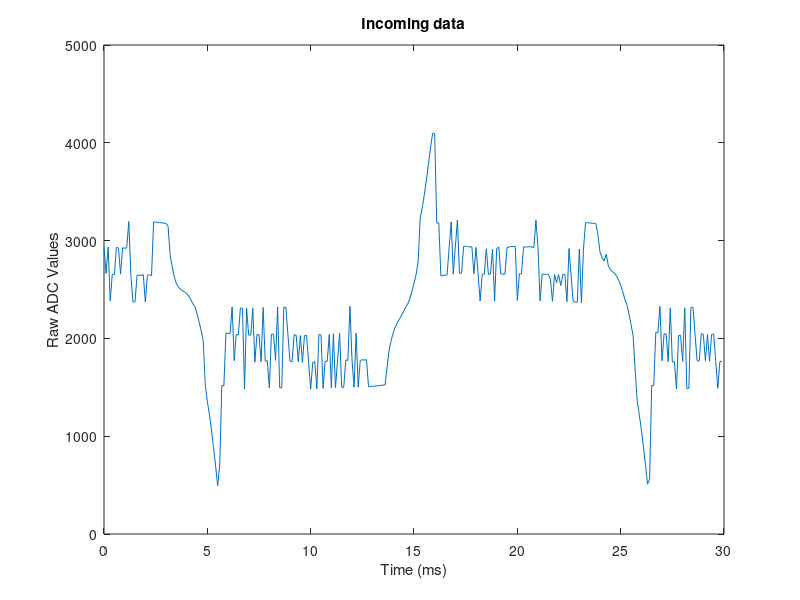

The MATLAB script that drew this image: (Note: this script raises an error after producing the figure.)
close all;
clear all;

load ac_data;

e = 300;

f = 10000;

L = 127;

time_vector = (0:(e-1)) ./f .* 1000;

%[ax,h1,h2] = plotyy(time_vector, raw_ac_adc(1:e), time_vector, trigger(1:e));

figure;
plot(time_vector, raw_ac_adc(1:e));


hold on; 
%plot([1 e],[mean(raw_ac_adc) mean(raw_ac_adc)], 'cyan');
title('Incoming data');
ylabel('Raw ADC Values');
xlabel('Time (ms)');


yyaxis right;
plot(time_vector, trigger(1:e));
ylabel('Trigger Ouput');
ylim([-.1 1.1]);

%set(get(ax(1),'Ylabel'),'String','Raw ADC Value') 
%set(get(ax(2),'Ylabel'),'String','Triggering Output') 

%legend('Raw ADC Values', 'Mean ADC Values', 'Trigger Circuit Output');
legend('Raw ADC Values', 'Trigger Output');


new_idx = 1;

for idx=1:length(raw_ac_adc)
    if (trigger(idx) == 0)
        adc_dsp(new_idx) = raw_ac_adc(idx);
        new_idx = new_idx + 1;
    end;
end;


adc_dsp = abs(adc_dsp - mean(adc_dsp));

figure;
plot(time_vector, adc_dsp(1:e) .* 4 ./ 4095 ./ 2.8 .* 1000);
title('Processed ADC Values');
xlabel('Time (ms)');
%ylabel('Scaled ADC Values');
ylabel('Current (mA)');

figure;
hold on;
plot(time_vector, corr(1:e) ./ L);
plot(time_vector, corr_not_included_code(1:e) ./ L);
plot([time_vector(1) time_vector(end)],[1/2 1/2]);

title('Identifying LED');
xlabel('Time (ms)');
ylabel('Code similarity');
legend('Similarity w/ present code', 'Similarity w/ not present code', 'Threshold');

hold off;
